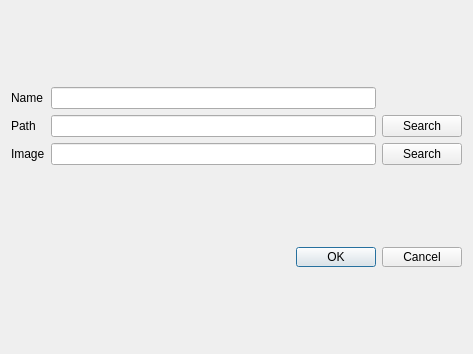
<?xml version="1.0" encoding="UTF-8"?>
<ui version="4.0">
 <class>AddSeries</class>
 <widget class="QDialog" name="AddSeries">
  <property name="geometry">
   <rect>
    <x>0</x>
    <y>0</y>
    <width>473</width>
    <height>354</height>
   </rect>
  </property>
  <property name="windowTitle">
   <string>Dialog</string>
  </property>
  <layout class="QVBoxLayout" name="verticalLayout">
   <item>
    <layout class="QGridLayout" name="gridLayout" rowstretch="0,0,0">
     <property name="sizeConstraint">
      <enum>QLayout::SetMaximumSize</enum>
     </property>
     <property name="leftMargin">
      <number>0</number>
     </property>
     <property name="rightMargin">
      <number>0</number>
     </property>
     <item row="2" column="0">
      <widget class="QLabel" name="ImageLabel">
       <property name="text">
        <string>Image</string>
       </property>
      </widget>
     </item>
     <item row="2" column="2">
      <widget class="QPushButton" name="ImageButton">
       <property name="text">
        <string>Search</string>
       </property>
      </widget>
     </item>
     <item row="0" column="1">
      <widget class="QLineEdit" name="SeriesNameLE">
       <property name="sizePolicy">
        <sizepolicy hsizetype="Expanding" vsizetype="Fixed">
         <horstretch>0</horstretch>
         <verstretch>0</verstretch>
        </sizepolicy>
       </property>
      </widget>
     </item>
     <item row="2" column="1">
      <widget class="QLineEdit" name="ImageLE"/>
     </item>
     <item row="1" column="1">
      <widget class="QLineEdit" name="SeriesPathLE"/>
     </item>
     <item row="1" column="0">
      <widget class="QLabel" name="SeriesPathLabel">
       <property name="text">
        <string>Path</string>
       </property>
      </widget>
     </item>
     <item row="1" column="2">
      <widget class="QPushButton" name="SeriesPathButton">
       <property name="text">
        <string>Search</string>
       </property>
      </widget>
     </item>
     <item row="0" column="0">
      <widget class="QLabel" name="SeriesNameLabel">
       <property name="text">
        <string>Name</string>
       </property>
      </widget>
     </item>
    </layout>
   </item>
   <item>
    <widget class="QDialogButtonBox" name="buttonBox">
     <property name="maximumSize">
      <size>
       <width>16777215</width>
       <height>20</height>
      </size>
     </property>
     <property name="orientation">
      <enum>Qt::Horizontal</enum>
     </property>
     <property name="standardButtons">
      <set>QDialogButtonBox::Cancel|QDialogButtonBox::Ok</set>
     </property>
    </widget>
   </item>
  </layout>
 </widget>
 <resources/>
 <connections>
  <connection>
   <sender>buttonBox</sender>
   <signal>accepted()</signal>
   <receiver>AddSeries</receiver>
   <slot>accept()</slot>
   <hints>
    <hint type="sourcelabel">
     <x>248</x>
     <y>254</y>
    </hint>
    <hint type="destinationlabel">
     <x>157</x>
     <y>274</y>
    </hint>
   </hints>
  </connection>
  <connection>
   <sender>buttonBox</sender>
   <signal>rejected()</signal>
   <receiver>AddSeries</receiver>
   <slot>reject()</slot>
   <hints>
    <hint type="sourcelabel">
     <x>316</x>
     <y>260</y>
    </hint>
    <hint type="destinationlabel">
     <x>286</x>
     <y>274</y>
    </hint>
   </hints>
  </connection>
 </connections>
</ui>
